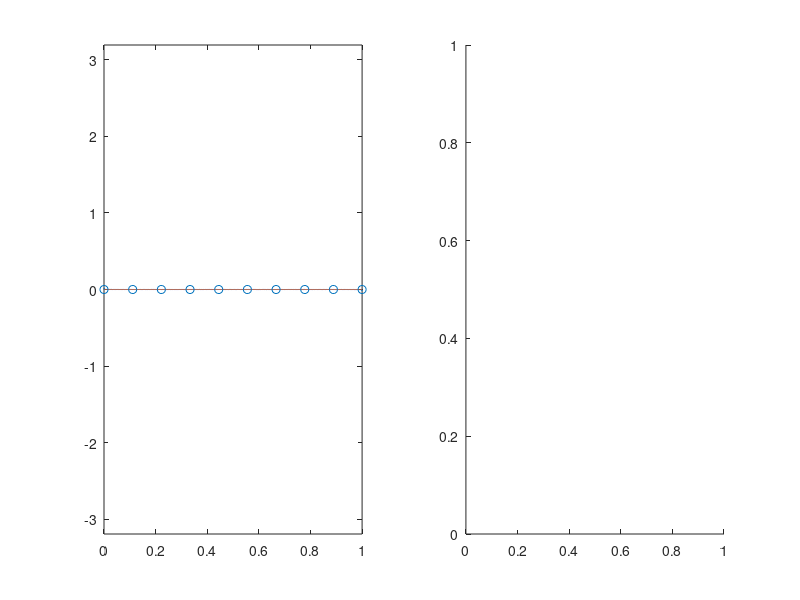

MATLAB code for this plot: (Note: this script raises an error after producing the figure.)
%function Chafee_Infante(N1,T,nui,alphai,graph)
%Chafee-Infante eq. u_t - nu*u_xx = u - alpha*u^3
%basic constants defined by problem

%%%%%%%%%%%%%%%%%%%%%%%%%%%%%%%%%%%%%%%%%%%%%%%%%%%%%%%%%%%%%%%%%%%%%%%%%%%
%Solves Chafee-Infante equation using data assimilation on a uniform grid
%
%Meant to use loaded data from Data directory
%%%%%%%%%%%%%%%%%%%%%%%%%%%%%%%%%%%%%%%%%%%%%%%%%%%%%%%%%%%%%%%%%%%%%%%%%%%
% close all; clear all;
close all;
clear all;
global alpha nu x N;
%% Load Variables
% load('Data\2018.01.23.01.24.03.575.mat')
if( exist('T','var') == 0)
    alpha = .1;
    nu = .007;
    dt = 0.01;
%     error = ;
    min_nodes = 10;
    L = 1;
    N = 2^12;
    mu = 5;
    seed = randi(10000);
    T = 50;
end

graph = true;
% graph = false;


%% Initialize other constants

dx = L/N;
x = linspace(0,L,N);
timesteps = ceil(T/dt);

%% Initial Conditions
% seed = randi(10000);
% fprintf('seed: %d\n', seed);
rng(seed);
a = (10^(0))*rand(1,N/8);
k = 1:1:N/8;

u_0 = zeros(1,N);
for i = 1:N/8
    u_0 = u_0 + (a(i)*sin(2*pi*k(i)*x));
end
u_0 = u_0/(norm(u_0)*sqrt(dx))*10^-3;


%% Plot Setup
%plot initial data and define plot
if(graph)
    figure
    subplot(1,2,1);
    h = plot(x,u_0);
    hold on;
%     h2 = plot(x,u_0);
    h2 = plot(x,zeros(1,N));
    y_amp = max([1.01/sqrt(alpha), 1e-2]);
    axis([0 L -y_amp y_amp]);
    set(h, 'XDataSource','x');
    set(h, 'YDataSource','u');
    set(h2, 'XDataSource','x');
    set(h2, 'YDataSource','v');
%     drawnow;
    f = subplot(1,2,2);
end


% Convex Splitting Method
A = (nu/(dx^2))*gallery('tridiag',N-2,1,-2,1) + (1+2*alpha)*speye(N-2,N-2);
B = speye(N-2,N-2) - dt*A;

u = u_0';
t=0;
%% Data Assimilation
% mu = 50;
int_nodes = min_nodes;
i_nodes = floor(linspace(1,N,int_nodes));
x_nodes = x(i_nodes);
if(graph)
    subplot(1,2,1)
    h3 = scatter(x_nodes,zeros(1,length(x_nodes)));
    set(h3, 'XDataSource','x_nodes');
    set(h3, 'YDataSource','zeros(1,length(x_nodes))');
end
v = zeros(size(u));
%             error_DA(1) = norm(u_0);
ui = u(2:N-1);
vi = v(2:N-1);
%% Main Loop
% close all
% f = figure;
% line([N/4 N/4], [0 inf]);
% for k = 1:timesteps
offset = 0;
while(max(abs(u))<.9/sqrt(alpha)&&t<T)
    %solves pde
    offset = offset +1;
    t = t+dt;
    umv = u - v;
    %error_DA(k) = sqrt(dx)*norm(umv);
%     if(max(error_DA(k)>1e50))
%         return
%     end
%     Ih_umv = interp1(x_nodes,umv(i_nodes),x)';
%     Ih_umv(1) = []; Ih_umv(end) = [];

    ui = B\(ui.*(ones(N-2,1)+dt.*(alpha.*(-2-(ui.^2))))); %Convex Splitting Method
    
    u(2:N-1) = ui;
end
if t >= T
    close all;
    return
end
error_DA = zeros(1,timesteps-offset);

    %Error calculation
    %% Data Assimiliation
for( k = 1:timesteps-offset)
    
        
    t = t+dt;
    umv = u - v;
    error_DA(k) = sqrt(dx)*norm(umv);
    if(max(error_DA(k)>1e50))
        return
    end
    Ih_umv = interp1(x_nodes,umv(i_nodes),x)';
    Ih_umv(1) = []; Ih_umv(end) = [];

    ui = B\(ui.*(ones(N-2,1)+dt.*(alpha.*(-2-(ui.^2))))); %Convex Splitting Method
    
    u(2:N-1) = ui;
    
    vi = B\(vi+dt*(alpha*(-2*vi-(vi.^3))+ mu*Ih_umv)); %Convex Splitting Method
    v(2:N-1) = vi;
    %     error_DA(k+1) = norm(u-v);
    
    
    %% Graphing
    %redraw plot
    if graph&&~ishghandle(f)&&~ishghandle(h)
        return
    end
%     if(max(u)> 0.9/sqrt(alpha)&&graph && mod(k,5) == 0
    if(graph && mod(k,100) == 0)
        subplot(1,2,1);
        refreshdata(h,'caller');
        refreshdata(h2,'caller');
        refreshdata(h3,'caller');
        refreshdata;
        title ( sprintf ('u(x ,%1.3f)',t ));
%         drawnow;
        %
        subplot(1,2,2);
        u_hat = fft(u);
        loglog(abs(u_hat(1:N/2))/N);
        %         hold on;
        y1=get(gca,'ylim');
        line([N/4 N/4],[1e-20 1e10]);
        line([1e-0 N/4],[1e-15 1e-15]);
        axis([1,N/2,1e-20,1e2]);
        drawnow;
    end
    
    
end
if(graph)
    figure
    semilogy(dt*offset:dt:T, error_DA);
end

%% Save Data
%         date = datestr(now,'yyyy.mm.dd.HH.MM.SS.FFF');
%         save(['Data/' date '.mat'],'L','N','T','dt','alpha','nu','mu','seed','int_nodes','min_nodes','error');




